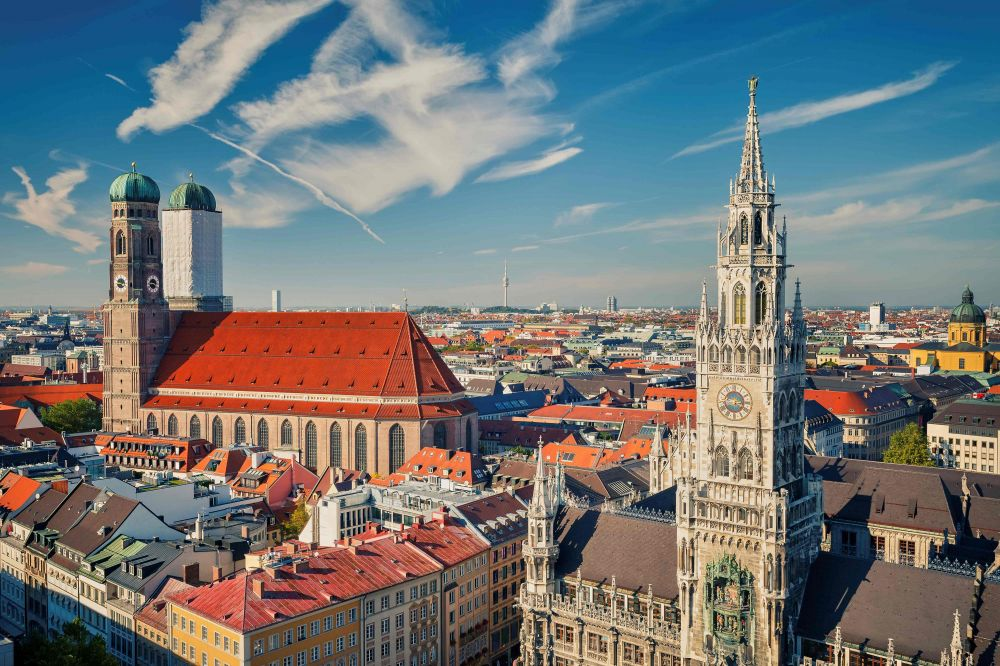
#> input picture tp1/image_orginale.jpg, 1000 x 666 px
$ python partie7.py
#> lines starting #> are read from the running program, lines starting #| are printed output that depends on the picture
from PIL import Image, ImageFilter
import matplotlib.pyplot as plt
import os

os.makedirs("results", exist_ok=True)

# Charger l'image originale
img = Image.open("image_orginale.jpg")
#> img is the input picture: PIL image 1000x666 RGB; mean R, G, B 113.7, 118.8, 120

# Tester plusieurs rayons : 1, 2, 3
img_flou1 = img.filter(ImageFilter.GaussianBlur(radius=1))
img_flou2 = img.filter(ImageFilter.GaussianBlur(radius=2))
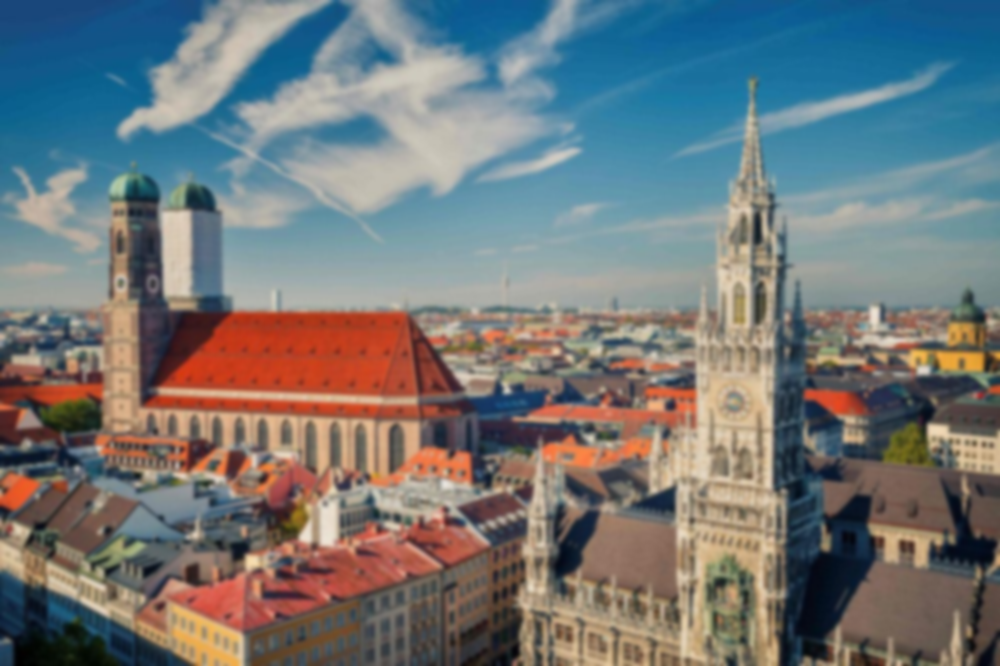
#> img_flou2: PIL image 1000x666 RGB; mean R, G, B 113.7, 118.8, 120
img_flou3 = img.filter(ImageFilter.GaussianBlur(radius=3))

# Comparer les résultats (original + 3 flous)
plt.figure(figsize=(12, 10))
plt.subplot(2, 2, 1)
plt.imshow(img)
plt.axis("off")
plt.title("Image originale")

plt.subplot(2, 2, 2)
plt.imshow(img_flou1)
plt.axis("off")
plt.title("Flou gaussien (radius=1)")

plt.subplot(2, 2, 3)
plt.imshow(img_flou2)
plt.axis("off")
plt.title("Flou gaussien (radius=2)")

plt.subplot(2, 2, 4)
plt.imshow(img_flou3)
plt.axis("off")
plt.title("Flou gaussien (radius=3)")
plt.tight_layout()

# Sauvegarder une image finale (radius=2)
img_flou2.save("results/image_flou_gaussien.png")

plt.show()
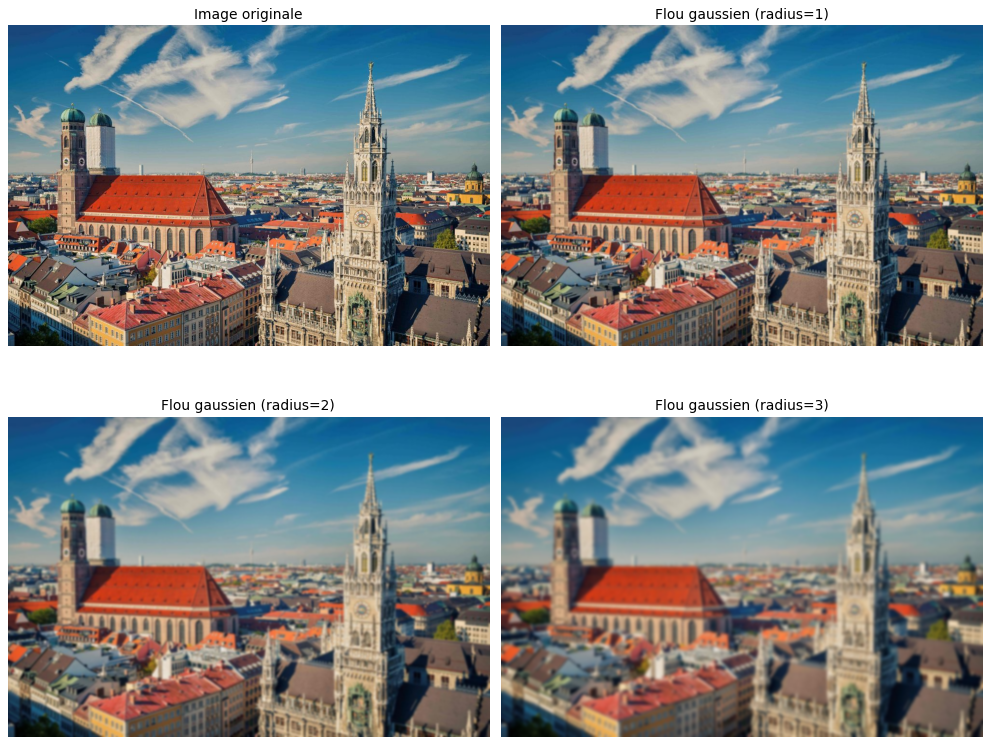
#> figure drawn by matplotlib, 4 panels
